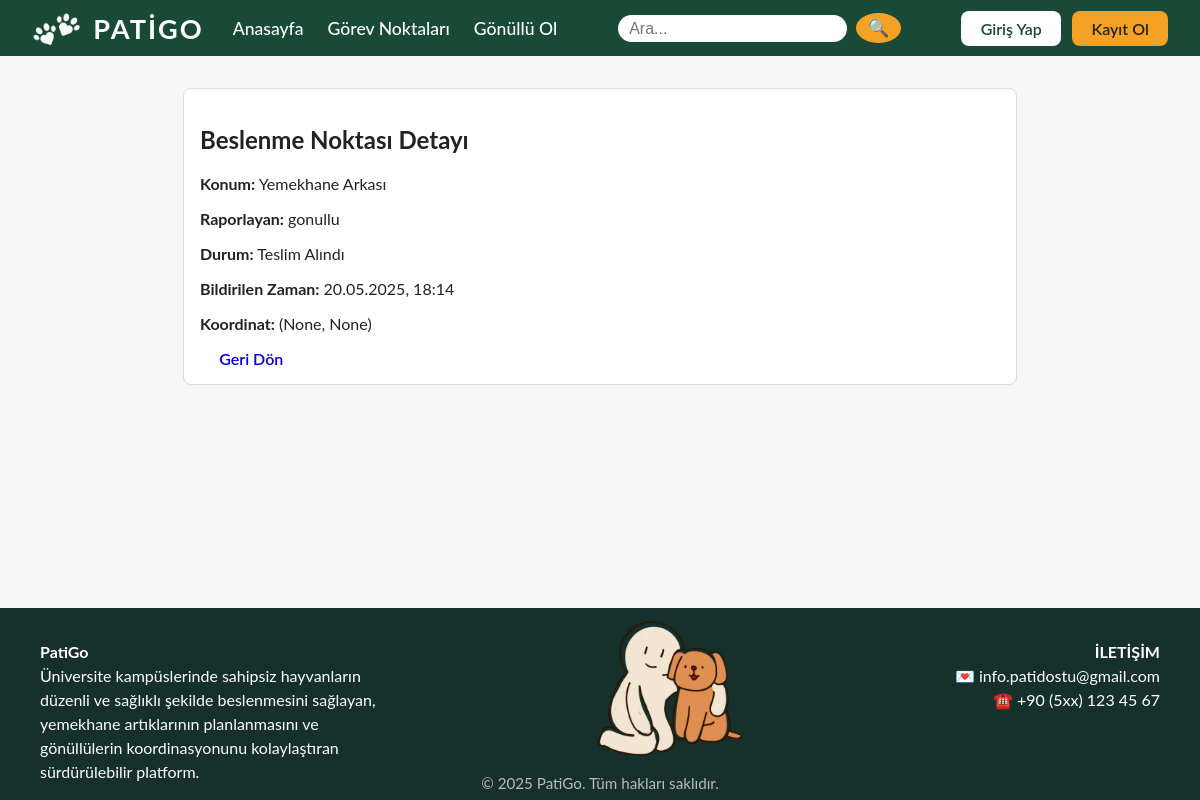
Page /food/1/ on the earlier database version.
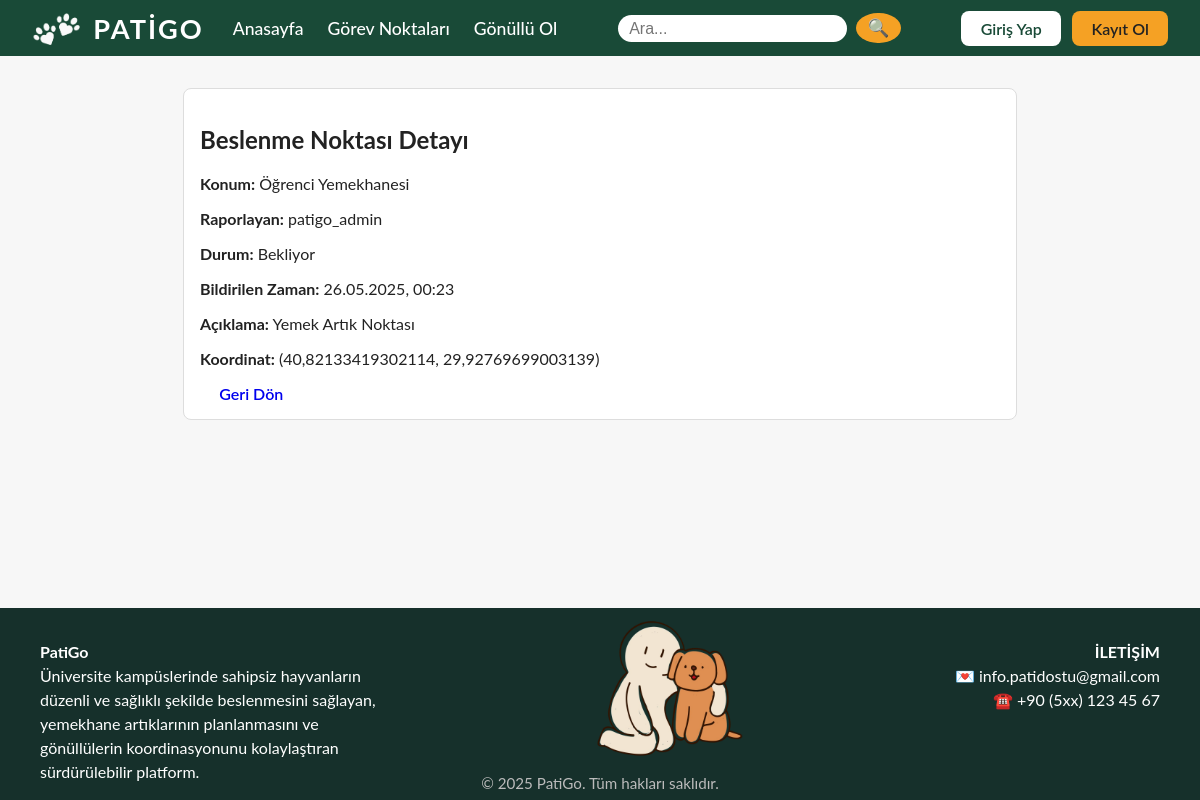
Same page on the later database version.
### main/models.py (models this page shows, shortened)
class FoodSource(models.Model):
    STATUS_CHOICES = (
        ('bekliyor', 'Bekliyor'),
        ('teslim', 'Teslim Alındı'),
    )
    location = models.CharField(max_length=200)
    amount = models.CharField(max_length=50, blank=True, null=True)
    description = models.TextField(blank=True)
    photo = models.ImageField(upload_to='food_photos/', blank=True, null=True)
    reported_by = models.ForeignKey(User, on_delete=models.SET_NULL, null=True)
    status = models.CharField(max_length=20, choices=STATUS_CHOICES, default='bekliyor')
    reported_at = models.DateTimeField(auto_now_add=True)
    latitude = models.FloatField(null=True, blank=True)
    longitude = models.FloatField(null=True, blank=True)
    show_on_map = models.BooleanField(default=True)

### main/views.py (the view)
# urls.py: path('food/<int:pk>/', views.food_detail, name='food_detail'),
def food_detail(request, pk):
    food = get_object_or_404(FoodSource, pk=pk)
    return render(request, 'food_detail.html', {'food': food})

### main/templates/food_detail.html (shortened to what this page needs)
{% extends 'base.html' %}
{% load static %}
{% block content %}
<div class="food-detail-container">
    <h2>Beslenme Noktası Detayı</h2>
    <p><b>Konum:</b> {{ food.location }}</p>
    <p><b>Raporlayan:</b> {{ food.reported_by.username }}</p>
    <p><b>Durum:</b> {{ food.get_status_display }}</p>
    <p><b>Bildirilen Zaman:</b> {{ food.reported_at|date:'d.m.Y, H:i' }}</p>
    {% if food.description %}
        <p><b>Açıklama:</b> {{ food.description }}</p>
    {% endif %}
    <p><b>Koordinat:</b> ({{ food.latitude }}, {{ food.longitude }})</p>
    <a href="{% url 'gorev_noktalari' %}" class="btn btn-primary food-detail-btn">Geri Dön</a>
</div>
{% endblock %}

Differences in the rows shown:
changed FoodSource: location "Yemekhane Arkası" → "Öğrenci Yemekhanesi"; reported_by.username "gonullu" → "patigo_admin"; status "Teslim Alındı" → "Bekliyor"; reported_at "20.05.2025, 18:14" → "26.05.2025, 00:23"; description (not shown) → "Yemek Artık Noktası"; latitude "None" → "40,82133419302114"; longitude "None" → "29,92769699003139"
Other differences:
text now shown: "Açıklama:"
